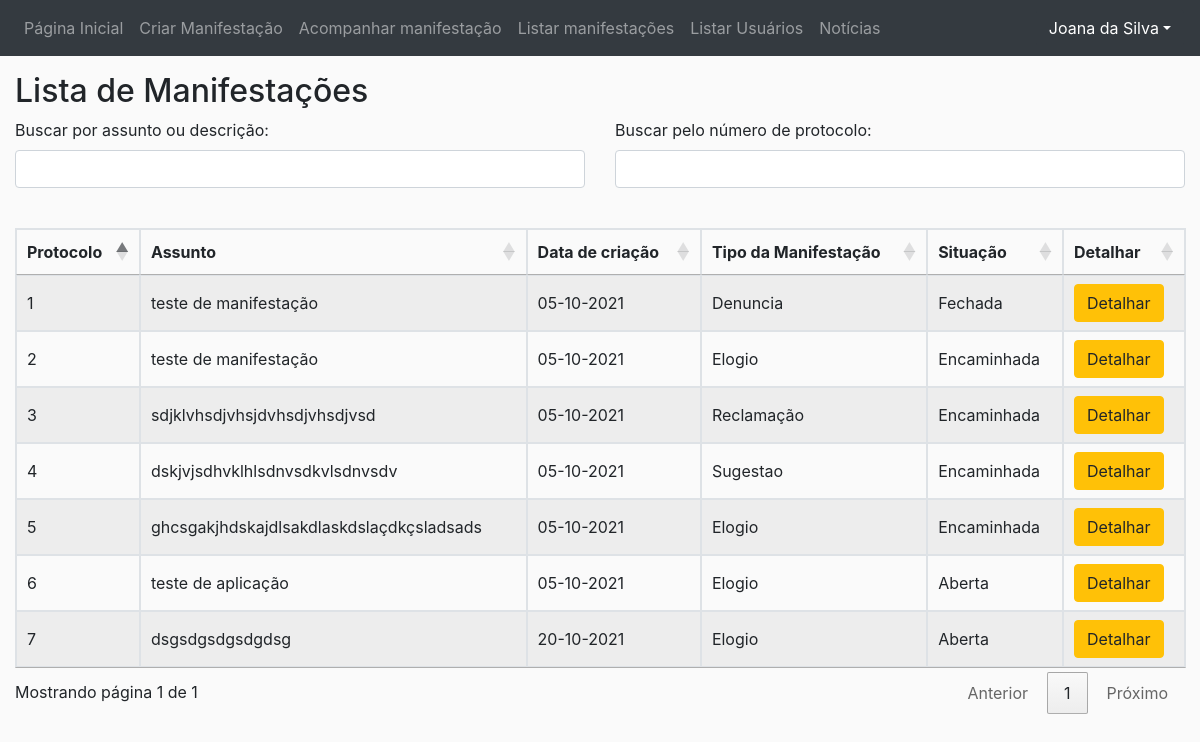
Page /src/index.php?section=ManifestacaoControle&function=listar (signed in) on the committed database.
### tables this page shows
CREATE TABLE IF NOT EXISTS `manifestacao`
(
    `id_manifestacao`      int(11)       NOT NULL AUTO_INCREMENT,
    `cidadao_cpf`          varchar(11)   NOT NULL,
    `id_tipo_manifestacao` int(11)       NOT NULL,
    `id_situacao`          int(11)       NOT NULL,
    `assunto`              varchar(100)  NOT NULL,
    `mensagem`             varchar(1000) NOT NULL,
    `sigilo`               tinyint(1)    DEFAULT NULL,
    `id_anexo`             varchar(255)  DEFAULT NULL,
    `data_manifestacao`    timestamp     NOT NULL,
    `resposta`             varchar(1000) DEFAULT NULL,
    PRIMARY KEY (`id_manifestacao`),
    KEY `FK_manif_situacao` (`id_situacao`),
    KEY `FK_manif_anexo` (`id_anexo`),
    KEY `FK_manif_tipomanif` (`id_tipo_manifestacao`)
);

CREATE TABLE IF NOT EXISTS `tipomanifestacao`
(
    `id_tipo_manifestacao`   int(11)      NOT NULL AUTO_INCREMENT,
    `nome_tipo_manifestacao` varchar(100) NOT NULL,
    PRIMARY KEY (`id_tipo_manifestacao`)
);

CREATE TABLE IF NOT EXISTS `situacao`
(
    `id_situacao`   int(11)      NOT NULL AUTO_INCREMENT,
    `nome_situacao` varchar(255) NOT NULL,
    PRIMARY KEY (`id_situacao`)
);

### src/index.php (called while the page is built, shortened)
<?php
new Ouvidoria\App ();

### src/model/ManifestacaoManager.php (called while the page is built, shortened)
<?php
require ('model/ManifestacaoFactory.php');
class ManifestacaoManager
{
    private $factory;
    public function __construct()
    {
        $this->factory = new ManifestacaoFactory();
    }
    public function listaManifestacoes($nvlAcesso)
    {
        return $this->factory->listarManifestacoes($nvlAcesso);
    }
}

### src/model/ManifestacaoFactory.php (called while the page is built, shortened)
<?php
require("Conexao.php");
class ManifestacaoFactory
{
    public function listarManifestacoes(string $acesso)
    {
        global $conexao;
        if ($acesso == 1) {
            $query = "SELECT id_manifestacao, assunto, data_manifestacao, nome_tipo_manifestacao, nome_situacao, mensagem
            from manifestacao m INNER JOIN tipomanifestacao t ON m.id_tipo_manifestacao = t.id_tipo_manifestacao
            INNER JOIN situacao s ON s.id_situacao = m.id_situacao
            WHERE s.id_situacao = 1 and m.sigilo = 0;";
        }
        else if ($acesso == 2) {
            $query = "SELECT id_manifestacao, assunto, data_manifestacao, nome_tipo_manifestacao, nome_situacao, mensagem
            from manifestacao m INNER JOIN tipomanifestacao t ON m.id_tipo_manifestacao = t.id_tipo_manifestacao
            INNER JOIN situacao s ON s.id_situacao = m.id_situacao
            WHERE s.id_situacao = 1;";
        }
        elseif ($acesso == 3) {
            $query = "SELECT id_manifestacao, assunto, data_manifestacao, nome_tipo_manifestacao, nome_situacao, mensagem
            from manifestacao m INNER JOIN tipomanifestacao t ON m.id_tipo_manifestacao = t.id_tipo_manifestacao
            INNER JOIN situacao s ON s.id_situacao = m.id_situacao
            WHERE s.id_situacao = 2;";
        }
        elseif ($acesso == 4) {
            $query = "SELECT id_manifestacao, assunto, data_manifestacao, nome_tipo_manifestacao, nome_situacao, mensagem
            from manifestacao m INNER JOIN tipomanifestacao t ON m.id_tipo_manifestacao = t.id_tipo_manifestacao
            INNER JOIN situacao s ON s.id_situacao = m.id_situacao;";
        }
        try {
            $resultado = mysqli_query($conexao, $query);
            if (mysqli_num_rows($resultado) > 0) {
                $manifestacoes = mysqli_fetch_all($resultado);
                return $manifestacoes;
            } else
                return NULL;
        } catch (PDOException $exc) {
            echo $exc->getMessage();
            $result = false;
        }
    }
}

### src/view/listarManifestacoes.php (the view, shortened to what this page needs)
<!DOCTYPE html>
<html lang="en">
<head>
    <link rel="stylesheet" href="https://stackpath.bootstrapcdn.com/bootstrap/4.1.3/css/bootstrap.min.css">
    <link href="//cdn.datatables.net/1.10.15/css/jquery.dataTables.min.css" rel="stylesheet">
    <link rel="stylesheet" href="style.css">
</head>
<body>
<?php include('menu.php');?>
<div class="container-fluid mt-3">
    <h2>Lista de Manifestações</h2>
    <div class="row">
        <div class="form-group col-md-6">
            <label for="input">Buscar por assunto ou descrição:</label>
            <input type="text" name="consulta" id="input" onkeyup="funcaoDeBusca()" class="form-control"/>
        </div>
        <div class="form-group col-md-6">
            <label for="inputProtocolo">Buscar pelo número de protocolo:</label>
            <input type="text" name="consulta_protocolo" id="inputProtocolo" onkeyup="funcaoDeBuscaProtocolo()" class="form-control"/>
        </div>
    </div>
    <table id="minhaTabela" class="table-hover table-striped table-bordered" data-searching="false">
        <thead>
        <tr>
            <th>Protocolo</th>
            <th>Assunto</th>
            <th>Data de criação</th>
            <th>Tipo da Manifestação</th>
            <th>Situação</th>
            <th>Detalhar</th>
        </tr>
        </thead>
        <tbody>
        <?php
        if (!is_null($dados)) {
            for ($i = 0; $i < count($dados); $i++): ?>
                <tr>
                    <td><?= $dados[$i][0] ?></td>
                    <td><?= $dados[$i][1] ?></td>
                    <td><?= date('d-m-Y', strtotime($dados[$i][2])) ?></td>
                    <td><?= $dados[$i][3] ?></td>
                    <td><?= $dados[$i][4] ?></td>
                    <?php if($nvlAcesso == 1): ?>
                        <td><a class="btn btn-warning"
                               href="?section=ManifestacaoControle&function=detalharManifestacaoCidadao&id=<?= $dados[$i][0] ?>">Detalhar</a></td>
                    <?php elseif ($nvlAcesso == 2): ?>
                        <td><a class="btn btn-warning"
                               href="?section=ManifestacaoControle&function=detalharManifestacaoOuvidor&id=<?= $dados[$i][0] ?>">Detalhar</a></td>
                    <?php elseif ($nvlAcesso == 3): ?>
                        <td><a class="btn btn-warning"
                               href="?section=ManifestacaoControle&function=detalharManifestacaoAdmPublico&id=<?= $dados[$i][0] ?>">Detalhar</a></td>
                    <?php elseif ($nvlAcesso == 4): ?>
                        <td><a class="btn btn-warning"
                               href="?section=ManifestacaoControle&function=detalharManifestacaoEscolha&id=<?=$dados[$i][0]?>&situacao=<?=$dados[$i][4]?>">Detalhar</a></td>
                    <?php endif; ?>
                </tr>
            <?php endfor;
        } ?>
        </tbody>
    </table>
</div>
</body>
</html>

### src/style.css (style rules this page uses)
body { background-color: #fafafa; }

### rows in the picture
manifestacao: id_manifestacao "6", assunto "teste de aplicação", data_manifestacao "05-10-2021", id_tipo_manifestacao.nome_tipo_manifestacao "Elogio", id_situacao.nome_situacao "Aberta"
manifestacao: id_manifestacao "7", assunto "dsgsdgsdgsdgdsg", data_manifestacao "20-10-2021", id_tipo_manifestacao.nome_tipo_manifestacao "Elogio", id_situacao.nome_situacao "Aberta"
manifestacao: id_manifestacao "2", assunto "teste de manifestação", data_manifestacao "05-10-2021", id_tipo_manifestacao.nome_tipo_manifestacao "Elogio", id_situacao.nome_situacao "Encaminhada"
manifestacao: id_manifestacao "3", assunto "sdjklvhsdjvhsjdvhsdjvhsdjvsd", data_manifestacao "05-10-2021", id_tipo_manifestacao.nome_tipo_manifestacao "Reclamação", id_situacao.nome_situacao "Encaminhada"
manifestacao: id_manifestacao "4", assunto "dskjvjsdhvklhlsdnvsdkvlsdnvsdv", data_manifestacao "05-10-2021", id_tipo_manifestacao.nome_tipo_manifestacao "Sugestao", id_situacao.nome_situacao "Encaminhada"
manifestacao: id_manifestacao "5", assunto "ghcsgakjhdskajdlsakdlaskdslaçdkçsladsads", data_manifestacao "05-10-2021", id_tipo_manifestacao.nome_tipo_manifestacao "Elogio", id_situacao.nome_situacao "Encaminhada"
manifestacao: id_manifestacao "1", assunto "teste de manifestação", data_manifestacao "05-10-2021", id_tipo_manifestacao.nome_tipo_manifestacao "Denuncia", id_situacao.nome_situacao "Fechada"

### other values in the picture
$_SESSION['usuario']['nome'] "Joana da Silva"
